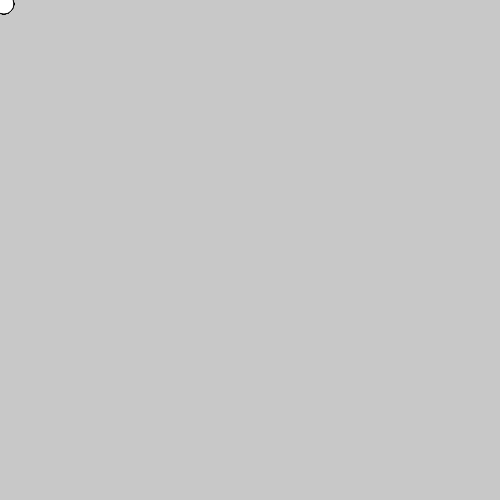
Frame 1 (no input)
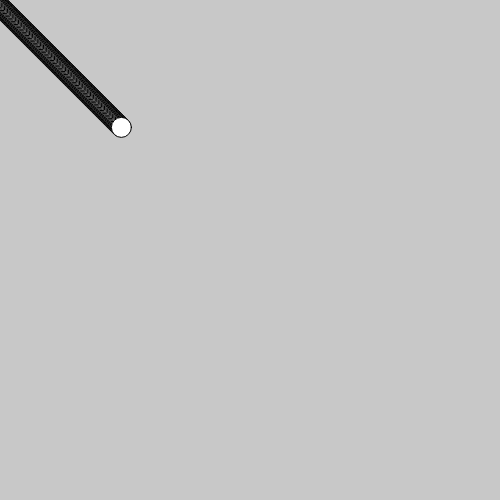
Frame 60 (no input)
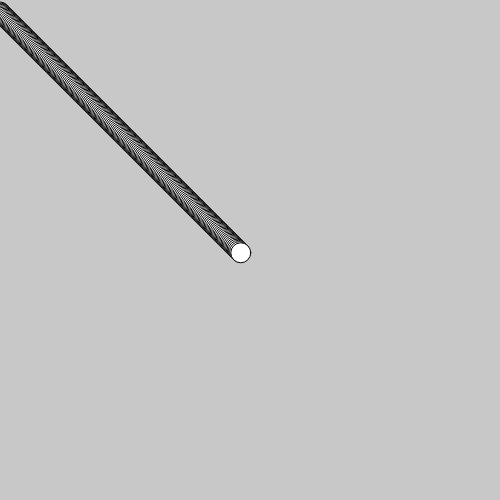
Frame 120 (the mouse pressed at the canvas centre since frame 60)

The p5.js sketch that drew these frames (run headless with seeded random() and noise() and a simulated clock; from frame 60 on, the mouse is pressed at the canvas centre):

// p5.js sketch
// ── sketch.js
var balls = [];

function setup() {
  createCanvas(500, 500);
  for (var i = 0; i < 200; i++) {
    var ii = i * 0.01;
    balls[i] = new BouncingBall(ii,
                             ii,
                             20,
                             ii,
                             ii + 0.1,
                             i);
  }
  // create a ball.
}


function draw() {
  background(200);
  for ( var i = 0; i < 200; i++) {
    balls[i].move();
    balls[i].display();
    balls[i].bounce();
  }
}

// ── bouncingBall.js
class BouncingBall {
  constructor(x, y, size, speedX, speedY, color) {
    this.x = x;
    this.y = y;
    this.size= size;
    this.speedX = speedX;
    this.speedY = speedY;
    this.color = color;
  }

  move() {
    this.x += this.speedX;
    this.y += this.speedY;
  }

  bounce() {
    if (this.x < 0 || this.x > width) {
      this.speedX *= -1;
    }

    if (this.y < 0 || this.y > height ) {
      this.speedY *= -1;
    }
  }

  display() {
    ellipse(this.x, this.y, this.size, this.size);
  }
}
